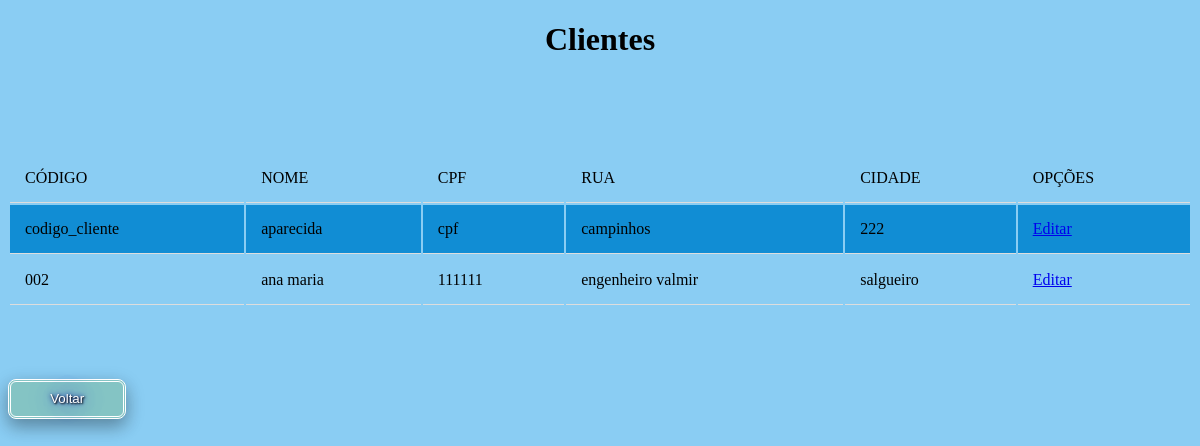
Screenshot of /buscaCliente.php with the database file from the repository.
### tables this page shows
CREATE TABLE `cliente` (
  `cliente_id` int(11) NOT NULL,
  `codigo_cliente` varchar(200) NOT NULL,
  `nome` varchar(200) NOT NULL,
  `rg` varchar(200) NOT NULL,
  `cpf` varchar(200) NOT NULL,
  `telefone` varchar(200) NOT NULL,
  `celular` varchar(200) NOT NULL,
  `email` varchar(200) NOT NULL,
  `enderecoId` int(11) DEFAULT NULL
);

CREATE TABLE `endereco` (
  `endereco_id` int(11) NOT NULL,
  `rua` varchar(200) NOT NULL,
  `bairro` varchar(200) NOT NULL,
  `numero` varchar(200) NOT NULL,
  `cep` varchar(200) NOT NULL,
  `cidade` varchar(200) NOT NULL,
  `estado` varchar(200) NOT NULL,
  `pais` varchar(200) NOT NULL
);

### buscaCliente.php (the view, shortened to what this page needs)
<?php
require_once 'db_connect.php';
$sql = "SELECT cliente.codigo_cliente,cliente.nome,cliente.cpf,endereco.rua,endereco.cidade,cliente.cliente_id
FROM cliente JOIN endereco on endereco.endereco_id = cliente.enderecoId";
$resultado = mysqli_query($connect, $sql);
?>
<!DOCTYPE html>
<html>
<head>
  <link rel="stylesheet" type="text/css" href="css/estilobuscacliente.css" />
</head>
<body>
  <h1>Clientes</h1><br>
<br><br><br>
  <table >
    <tr>
      <td>CÓDIGO</td>
      <td>NOME</td>
      <td>CPF</td>
      <td>RUA</td>
      <td>CIDADE</td>
      <td>OPÇÕES</td>
    </tr>
    <?php while($dado = mysqli_fetch_array($resultado)) { ?>
    <tr>
      <td><?php echo $dado['codigo_cliente']; ?></td>
      <td><?php echo $dado['nome']; ?></td>
      <td><?php echo $dado['cpf']; ?></td>
      <td><?php echo $dado['rua']; ?></td>
      <td><?php echo $dado['cidade']; ?></td>
      <td>
         <div>
           <form action="<?php echo $_SERVER['PHP_SELF']; ?>" method="POST">
           <a href="editarClientes.php?cliente_id=<?php echo $dado['cliente_id']?>"> Editar</a>  &nbsp&nbsp&nbsp&nbsp
            </form>
          </div>
       </td>
      </tr>
    <?php }
    ?>
  </table>
<br><br><br><br>
  <form action="<?php echo $_SERVER['PHP_SELF']; ?>" method="POST">
  <button type="submit" name="btn-voltar">Voltar
  </form>
</body>
</html>

### css/estilobuscacliente.css (style rules this page uses)
table { width: 100%; }
td { border-bottom: 1px solid #ddd; padding: 15px; text-align: left; }
tr:nth-child(even) { background-color: #118dd4; }
body { background:rgb(138, 205, 243); }
h1 { font-family: 'sans-serifs'; text-align: center; }
button { width: 10%; height: 40px; background: rgb(132, 196, 196); color: #fff; border: double; border-radius: 8px; box-shadow: 0 8px 16px 0 rgba(0,0,0,0.2), 0 6px 20px 0 rgba(0,0,0,0.19); text-shadow: 1px 1px 2px black, 0 0 25px blue, 0 0 5px darkblue; }

### rows the page displays
cliente: codigo_cliente "codigo_cliente", nome "aparecida", cpf "cpf", enderecoId.rua "campinhos", enderecoId.cidade "222"
cliente: codigo_cliente "002", nome "ana maria", cpf "111111", enderecoId.rua "engenheiro valmir", enderecoId.cidade "salgueiro"
